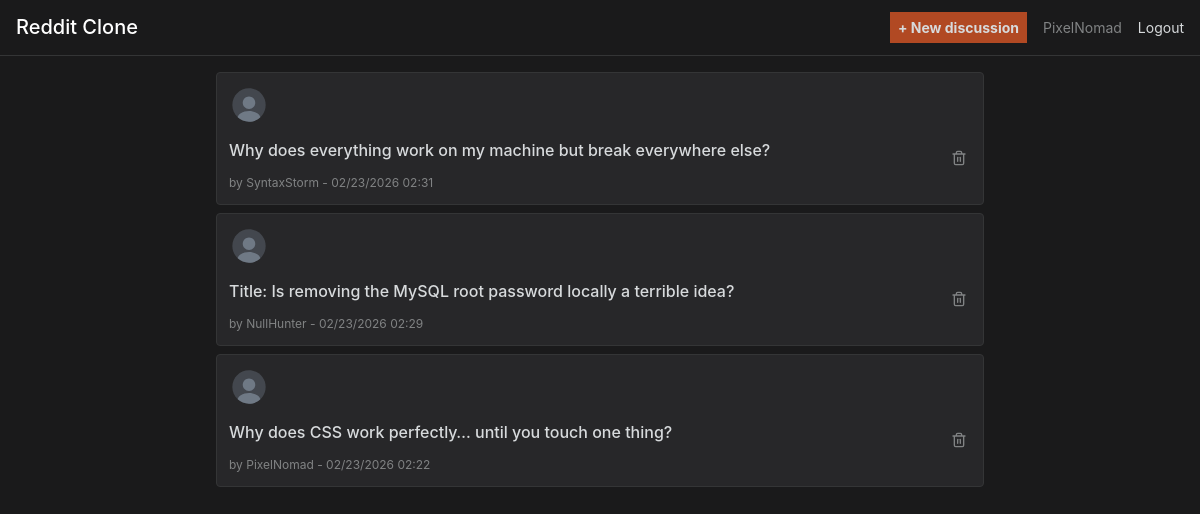
/index.php (signed in), run on the app's committed database.
### tables this page shows
CREATE TABLE `discussions` (
  `id` int NOT NULL,
  `user_id` int NOT NULL,
  `title` varchar(255) NOT NULL,
  `slug` varchar(255) NOT NULL,
  `content` text NOT NULL,
  `created_at` datetime DEFAULT CURRENT_TIMESTAMP
);

CREATE TABLE `users` (
  `id` int NOT NULL,
  `username` varchar(50) NOT NULL,
  `email` varchar(100) NOT NULL,
  `password` varchar(255) NOT NULL,
  `role` enum('USER','ADMIN') DEFAULT 'USER',
  `created_at` timestamp NULL DEFAULT CURRENT_TIMESTAMP,
  `updated_at` timestamp NULL DEFAULT CURRENT_TIMESTAMP ON UPDATE CURRENT_TIMESTAMP
);

### index.php (the view, shortened to what this page needs)
<?php
$pdo = getPdo();
$stmt = $pdo->query('SELECT d.id, d.title, d.slug, d.created_at, u.username FROM discussions d JOIN users u ON d.user_id = u.id ORDER BY d.created_at DESC');
$discussions = $stmt->fetchAll();
$isAdmin = ($_SESSION['role'] ?? '') === 'ADMIN';
?>
<!DOCTYPE html>
<html lang="en">
<head>
    <link rel="stylesheet" href="assets/css/main.css">
</head>
<body>
    <header>
        <h1>Reddit Clone</h1>
        <nav>
            <a class="new_discussion" href="discussions/add.php">+ New discussion</a>
            <span><?= htmlspecialchars($_SESSION['username']) ?></span>
            <a href="auth/logout.php">Logout</a>
        </nav>
    </header>
    <main>
        <?php if (empty($discussions)): ?>
        <p>No discussions yet. <a href="discussions/add.php">Create the first one</a></p>
        <?php else: ?>
        <ul class="discussion-list">
            <?php foreach ($discussions as $d): ?>
            <li>
                <div class="discussion-row">
                    <a href="discussions/view.php?s=<?= urlencode($d['slug']) ?>"><?= htmlspecialchars($d['title']) ?></a>
                    <?php if ($isAdmin): ?>
                    <form action="discussions/delete.php" method="post" class="admin-action" onsubmit="return confirm('Delete this discussion?');">
                        <button type="submit" class="icon-btn" title="Delete"><svg xmlns="http://www.w3.org/2000/svg" width="16" height="16" viewBox="0 0 24 24" fill="none" stroke="currentColor" stroke-width="2"><path d="M3 6h18M19 6v14a2 2 0 01-2 2H7a2 2 0 01-2-2V6m3 0V4a2 2 0 012-2h4a2 2 0 012 2v2"/><line x1="10" y1="11" x2="10" y2="17"/><line x1="14" y1="11" x2="14" y2="17"/></svg></button>
                    </form>
                    <?php endif; ?>
                </div>
                <span class="meta">by <?= htmlspecialchars($d['username']) ?> - <?= htmlspecialchars(date('m/d/Y H:i', strtotime($d['created_at']))) ?></span>
            </li>
            <?php endforeach; ?>
        </ul>
        <?php endif; ?>
    </main>
</body>
</html>

### assets/css/background.css (style rules this page uses)
body { background-color: #1a1a1b; color: #d7dadc; min-height: 100vh; }
main { background-color: transparent; }

### assets/css/layout.css (style rules this page uses)
body { max-width: 1200px; margin: 0 auto; padding: 0; }
main { padding: 16px; max-width: 800px; margin: 0 auto; }
main a { color: #4fbcff; transition: color 0.2s; }

### assets/css/typography.css (style rules this page uses)
body { font-size: 14px; color: #d7dadc; }
h1 { font-size: 20px; font-weight: 500; color: #ffffff; margin: 0; }
.meta { display: flex; align-items: center; gap: 10px; font-size: 12px; color: #818384; }

### assets/css/navigation.css (style rules this page uses)
header { background-color: #1a1a1b; border-bottom: 1px solid #343536; padding: 12px 16px; display: flex; justify-content: space-between; align-items: center; position: sticky; top: 0; z-index: 100; margin-bottom: 0; }
nav { display: flex; align-items: center; gap: 16px; }
nav .new_discussion { background-color: #b14923;; color: #d7dadc; font-weight: bold; padding: 0.3rem 0.5rem; font-size: 14px; transition: color 0.2s; }
nav span { color: #818384; font-size: 14px; }

### assets/css/discussions.css (style rules this page uses)
.discussion-list { padding: 0; margin: 0; }
.discussion-list li { background-color: #272729; border: 1px solid #343536; border-radius: 4px; padding: 12px; margin-bottom: 8px; transition: border-color 0.2s, background-color 0.2s; }
.discussion-row { display: flex; align-items: center; justify-content: space-between; gap: 12px; margin-bottom: 4px; }
.discussion-list li a { color: #d7dadc; font-weight: 500; font-size: 16px; transition: color 0.2s; flex: 1; }

### assets/css/forms.css (style rules this page uses)
main form { max-width: 600px; }

### assets/css/buttons.css (style rules this page uses)
button { background-color: #ff4500; color: #ffffff; border: none; border-radius: 4px; padding: 8px 16px; font-size: 14px; font-weight: 700; cursor: pointer; transition: background-color 0.2s, opacity 0.2s; }
form button { margin-top: 16px; }
.icon-btn { background: none; border: none; padding: 4px; cursor: pointer; color: #818384; display: inline-flex; align-items: center; justify-content: center; border-radius: 4px; transition: background-color 0.2s, color 0.2s; }
.icon-btn svg { display: block; width: 16px; height: 16px; }

### assets/css/animations.css (style rules this page uses)
.discussion-list li { animation: fadeIn 0.3s ease-in; }
button { transition: transform 0.1s; }
.icon-btn { transition: transform 0.1s; }

### data on the page
discussions: title "Why does everything work on my machine but break everywhere else?", user.username "SyntaxStorm", created_at "02/23/2026 02:31"
discussions: title "Title: Is removing the MySQL root password locally a terrible idea?", user.username "NullHunter", created_at "02/23/2026 02:29"
discussions: title "Why does CSS work perfectly… until you touch one thing?", user.username "PixelNomad", created_at "02/23/2026 02:22"

### other printed values
$_SESSION['username'] "PixelNomad"
